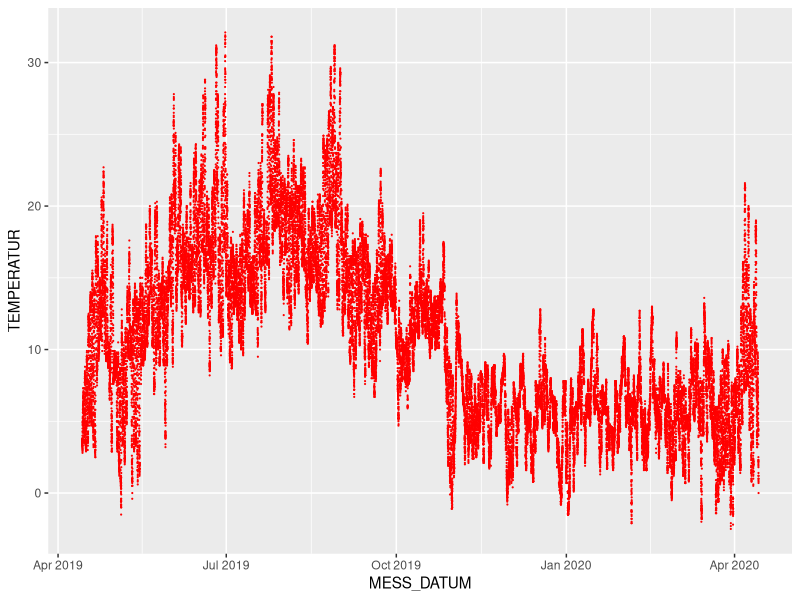
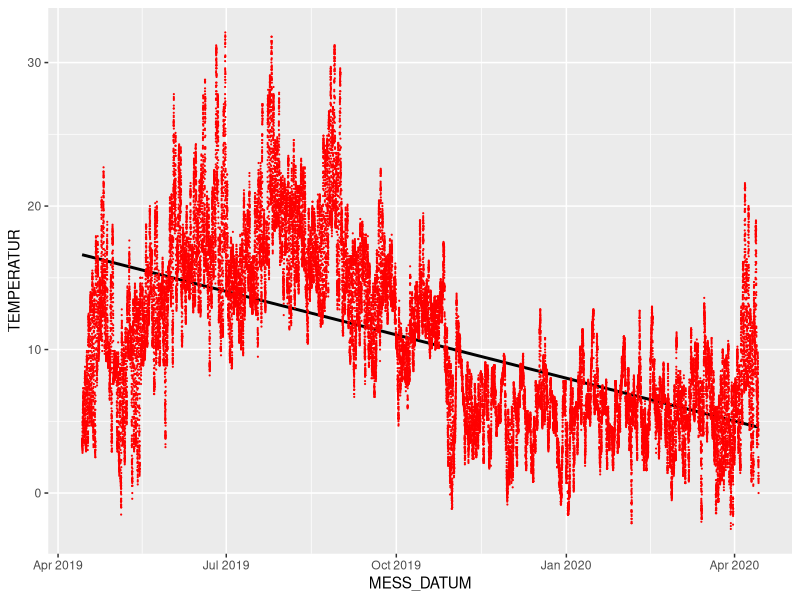

The R script that drew these images, in order: (Note: this script raises an error after producing the figures.)
## ---- chunk 1
library(readr)          # part of the tidyverse
library(lubridate)      # the mentioned lubrication for date-time wrangling
library(tidyverse)      # the tidyverse with its dplyr functions for data wrangling
library(ggplot2)        # data visualisation package (is actually part of tidyverse, but still)
## ---- chunk 2
df <- read_csv("data/weather_kiel_holtenau.csv")
head(df)
## ---- chunk 3
df <- read_csv("data/weather_kiel_holtenau.csv", 
                                  col_types = cols(MESS_DATUM = col_datetime(format = "%Y%m%d%H%M"), 
                                                   NIEDERSCHLAGSDAUER = col_integer(), 
                                                   NIEDERSCHLAGSINDIKATOR = col_integer(), 
                                                   STATIONS_ID = col_integer()))
head(df)
## ---- chunk 4
df2 <- read_csv("data/weather_kiel_holtenau.csv", 
    col_types = cols(MESS_DATUM = col_character(), 
        NIEDERSCHLAGSINDIKATOR = col_integer(), 
        STATIONS_ID = col_integer()))
df2$MESS_DATUM <- ymd_hm(df2$MESS_DATUM)
head(df2)
## ---- chunk 5
df3 <- read_csv("data/weather_kiel_holtenau.csv", 
    col_types = cols(MESS_DATUM = col_character()))
df3$MESS_DATUM <- parse_date_time(df3$MESS_DATUM, orders ="Ymd HM")
head(df3)
## ---- chunk 6
df %>% 
  filter(is.na(MESS_DATUM)) %>%                   # Checking if there are observations with a missing MESS_DATUM
  view()
## ---- chunk 7
df <- df %>% 
  filter(!is.na(MESS_DATUM))                      # missing MESS_DATUM observations (NAs) would/will be excluded from the data frame
## ---- chunk 8
max(df$MESS_DATUM)                                # The latest observation is dated 10 minutes before midnight on the 13th of April 2020
min(df$MESS_DATUM)                                # The earliest observaation is dated 14th of April 2019
range(df$MESS_DATUM)                              # Another way to get the same information
## ---- chunk 9
range(df$STATIONS_ID)                             # This confirms: We are only dealing with data from one weather sensor in the whole data set.
range(df$TEMPERATUR)                              # We have a range of temperatues between -2.5 and +32.1 degrees celius.
range(df$RELATIVE_FEUCHTE)                        # Delivers an unexpected range, where the minimum is -999 and the maximum is +100. Both values are either not possible (-999) or only of theoretic value (100)
range(df$NIEDERSCHLAGSDAUER)                      # This delivers a minimum of -999 and an expected maximum of 10 (minutes in a 10 minute interval).
range(df$NIEDERSCHLAGSHOEHE)                      # Again the range shows a minimum at -999 and a maximum of 7.85 which has to be interpreted as mm which equals litres per square meter (6 x 7.85 = 47.1/h = torrential)
range(df$NIEDERSCHLAGSINDIKATOR)                  # A look at the data seems to give either a 1 or a 0 for this variable, i.e. it rained or it didn't. -999 must be interpreted as a failed observation
## ---- chunk 10
# TODO:intelligent approach @MARCUS add Tally, ifelse routine to eliminate -999 or replace by 0
## ---- chunk 11
max(df$NIEDERSCHLAGSHOEHE, na.rm = FALSE)
## ---- chunk 12
library(ggplot2)
ggplot(df)+
  geom_point(aes(MESS_DATUM, TEMPERATUR), colour = "red", size = 0.1)
## ---- chunk 13
ggplot(df, aes(MESS_DATUM, TEMPERATUR))+
  geom_smooth(method = "lm", se=TRUE, color="black", formula = y ~ x) +
            geom_point(color = "red", size = 0.1)
## ---- chunk 14
df <- df %>% 
  mutate(JAHR = year(df$MESS_DATUM))
## ---- chunk 15
df <- df %>% 
  mutate(MONAT = month(df$MESS_DATUM))
## ---- chunk 16
df <- df %>% 
  mutate(EKW = epiweek(df$MESS_DATUM))
## ---- chunk 17
df <- df %>%
  mutate(JTAG = yday(df$MESS_DATUM))
## ---- chunk 18
df <- df %>%
  mutate(STUNDE = hour(df$MESS_DATUM))
## ---- chunk 19
df_group_Stunde <- df %>%
  group_by(STATIONS_ID, JAHR, MONAT, EKW, JTAG, STUNDE)

df_av_temp_Stunde  <- df_group_Stunde %>%
  summarise(AVGTEMPH = mean(TEMPERATUR)) %>%
  arrange(STATIONS_ID, JAHR, MONAT, EKW, JTAG, STUNDE)%>%
## ---- chunk 20
ggplot(df_av_temp_Stunde)+
  geom_point(aes(JTAG, AVGTEMPH), colour = "red", size = 0.1)
## ---- chunk 21
df_group_JTAG <- df %>%
  group_by(STATIONS_ID, JAHR, MONAT, EKW, JTAG)

df_av_temp_JTAG  <- df_group_JTAG %>%
  summarise(AVGTEMPD = mean(TEMPERATUR)) %>%
  arrange(STATIONS_ID, JAHR, MONAT, EKW, JTAG) %>%
  view()
## ---- chunk 22
ggplot(df_av_temp_JTAG)+
  geom_line(aes(JTAG, AVGTEMPD), colour = "red", size = 0.1)
## ---- chunk 23
df_group_EKW <- df %>%
  group_by(STATIONS_ID, JAHR, MONAT, EKW)

df_av_temp_EKW  <- df_group_EKW %>%
  summarise(AVGTEMPW = mean(TEMPERATUR)) %>%
  arrange(STATIONS_ID, JAHR, MONAT, EKW) %>%
  view()
## ---- chunk 24
ggplot(df_av_temp_EKW)+
  geom_line(aes(EKW, AVGTEMPW), colour = "red", size = 0.5)
## ---- chunk 25
df_group_MONAT <- df %>%
  group_by(STATIONS_ID, JAHR, MONAT)

df_av_temp_MONAT  <- df_group_MONAT %>%
  summarise(AVGTEMPM = mean(TEMPERATUR)) %>%
  arrange(STATIONS_ID, JAHR, MONAT) %>%
  view()
## ---- chunk 26
ggplot(df_av_temp_MONAT)+
  geom_line(aes(MONAT, AVGTEMPM), colour = "red", size = 1)
## ---- chunk 27
tag_int <- interval(ymd("2020-03-01"), ymd("2020-03-02"))
df_avg1 <- df_a3 %>%
  filter(MESS_DATUM >= int_start(tag_int) & MESS_DATUM <= int_end(tag_int))

df_group <- df_avg1 %>% 
  group_by(STATIONS_ID , hour(MESS_DATUM) , day(MESS_DATUM) ) %>% 
  rename( "STUNDE" = 'hour(MESS_DATUM)', "TAG" = 'day(MESS_DATUM)' ) 

df_avg1 <- df_group %>% 
  summarise(avg = mean(TEMPERATUR)) %>% 
  arrange( STATIONS_ID , TAG , STUNDE) %>%
  view()  
## ---- chunk 28
df_av_humi_Stunde  <- df_group_Stunde %>%
  summarise(AVGHUMI = mean(RELATIVE_FEUCHTE)) %>%
  arrange(STATIONS_ID, JAHR, MONAT, EKW, JTAG, STUNDE)
## ---- chunk 29
ggplot(df_av_humi_Stunde)+
  geom_point(aes(JTAG, AVGHUMI), colour = "red", size = 0.1)
